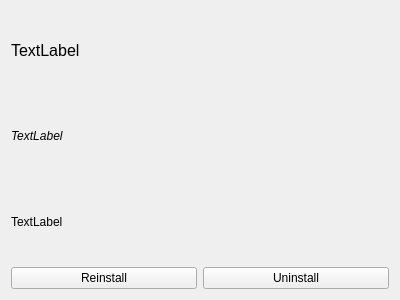
<?xml version="1.0" encoding="UTF-8"?>
<ui version="4.0">
 <class>InstalledAppItem</class>
 <widget class="QWidget" name="InstalledAppItem">
  <property name="geometry">
   <rect>
    <x>0</x>
    <y>0</y>
    <width>400</width>
    <height>300</height>
   </rect>
  </property>
  <property name="windowTitle">
   <string>Form</string>
  </property>
  <layout class="QGridLayout" name="gridLayout">
   <item row="0" column="0">
    <layout class="QVBoxLayout" name="verticalLayoutAppInfos" stretch="0,0,0,0">
     <item>
      <widget class="QLabel" name="labelAppTitle">
       <property name="maximumSize">
        <size>
         <width>16777215</width>
         <height>16777215</height>
        </size>
       </property>
       <property name="font">
        <font>
         <pointsize>12</pointsize>
        </font>
       </property>
       <property name="text">
        <string>TextLabel</string>
       </property>
       <property name="wordWrap">
        <bool>true</bool>
       </property>
      </widget>
     </item>
     <item>
      <widget class="QLabel" name="labelAppInfos">
       <property name="sizePolicy">
        <sizepolicy hsizetype="Preferred" vsizetype="Preferred">
         <horstretch>0</horstretch>
         <verstretch>0</verstretch>
        </sizepolicy>
       </property>
       <property name="font">
        <font>
         <italic>true</italic>
        </font>
       </property>
       <property name="text">
        <string>TextLabel</string>
       </property>
       <property name="wordWrap">
        <bool>true</bool>
       </property>
      </widget>
     </item>
     <item>
      <widget class="QLabel" name="labelAppDescription">
       <property name="text">
        <string>TextLabel</string>
       </property>
       <property name="wordWrap">
        <bool>true</bool>
       </property>
      </widget>
     </item>
     <item>
      <layout class="QHBoxLayout" name="horizontalLayoutButtons">
       <item>
        <widget class="QPushButton" name="pushButtonReinstall">
         <property name="text">
          <string>Reinstall</string>
         </property>
        </widget>
       </item>
       <item>
        <widget class="QPushButton" name="pushButtonUninstall">
         <property name="text">
          <string>Uninstall</string>
         </property>
        </widget>
       </item>
      </layout>
     </item>
    </layout>
   </item>
  </layout>
 </widget>
 <resources/>
 <connections/>
</ui>
